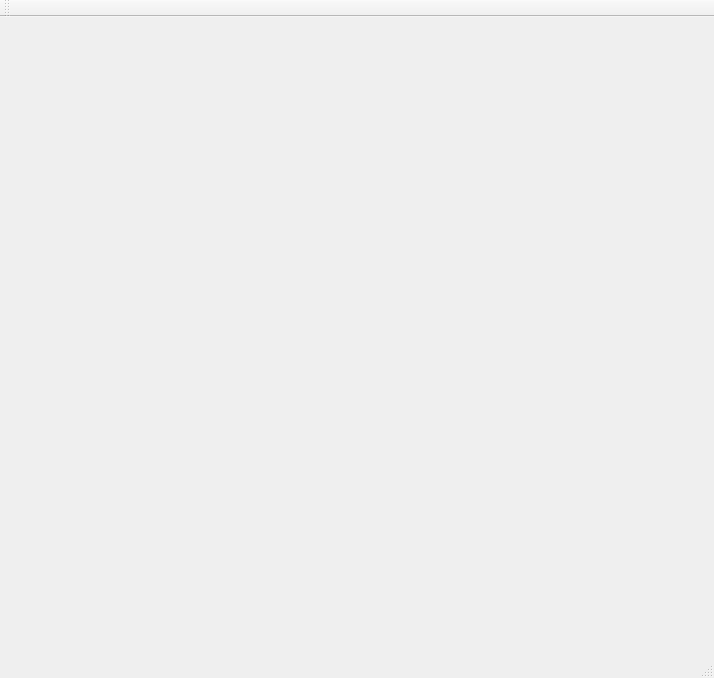
<?xml version="1.0" encoding="UTF-8"?>
<ui version="4.0">
 <class>MainWindow</class>
 <widget class="QMainWindow" name="MainWindow">
  <property name="geometry">
   <rect>
    <x>0</x>
    <y>0</y>
    <width>714</width>
    <height>678</height>
   </rect>
  </property>
  <property name="windowTitle">
   <string>MainWindow</string>
  </property>
  <widget class="QWidget" name="centralWidget">
   <widget class="QGLESWIDGET" name="widget" native="true">
    <property name="geometry">
     <rect>
      <x>10</x>
      <y>10</y>
      <width>600</width>
      <height>600</height>
     </rect>
    </property>
   </widget>
  </widget>
  <widget class="QMenuBar" name="menuBar">
   <property name="geometry">
    <rect>
     <x>0</x>
     <y>0</y>
     <width>714</width>
     <height>25</height>
    </rect>
   </property>
  </widget>
  <widget class="QToolBar" name="mainToolBar">
   <attribute name="toolBarArea">
    <enum>TopToolBarArea</enum>
   </attribute>
   <attribute name="toolBarBreak">
    <bool>false</bool>
   </attribute>
  </widget>
  <widget class="QStatusBar" name="statusBar"/>
 </widget>
 <layoutdefault spacing="6" margin="11"/>
 <customwidgets>
  <customwidget>
   <class>QGLESWIDGET</class>
   <extends>QWidget</extends>
   <header>qgleswidget.h</header>
   <container>1</container>
  </customwidget>
 </customwidgets>
 <resources/>
 <connections/>
</ui>
